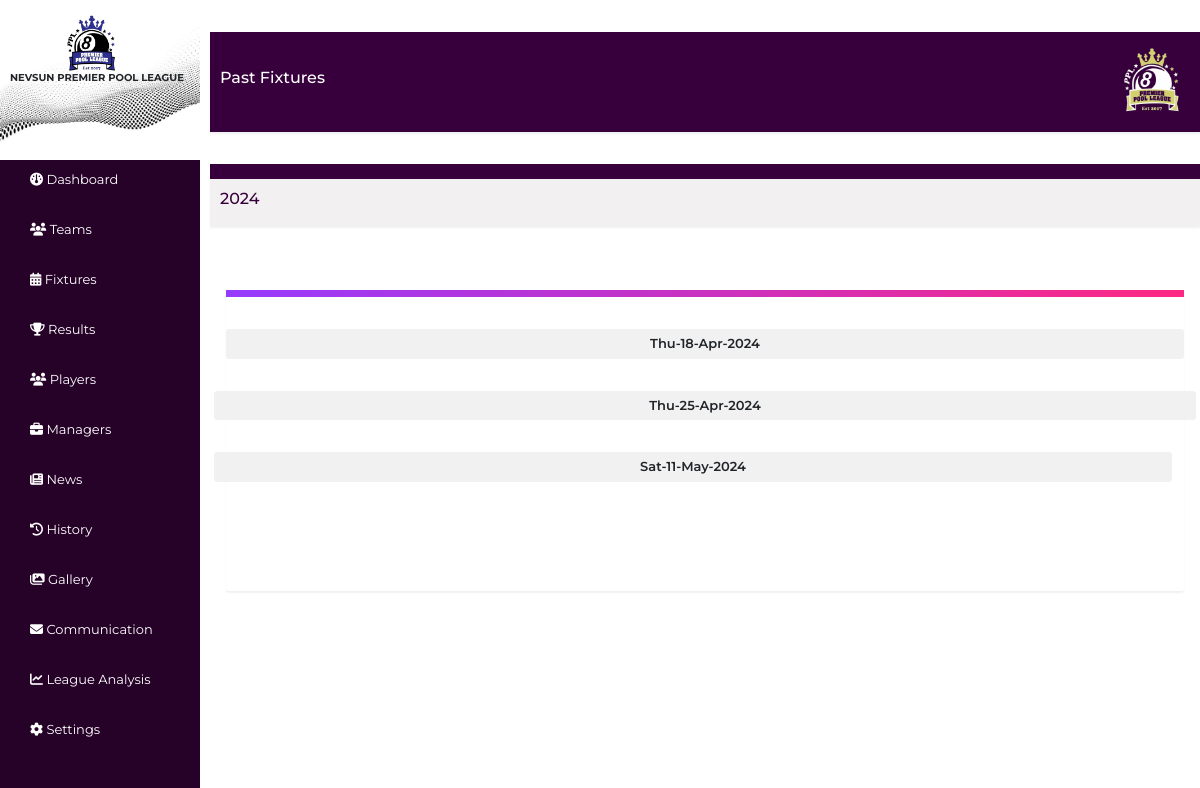
The app's page /Admin/History.php, older data.
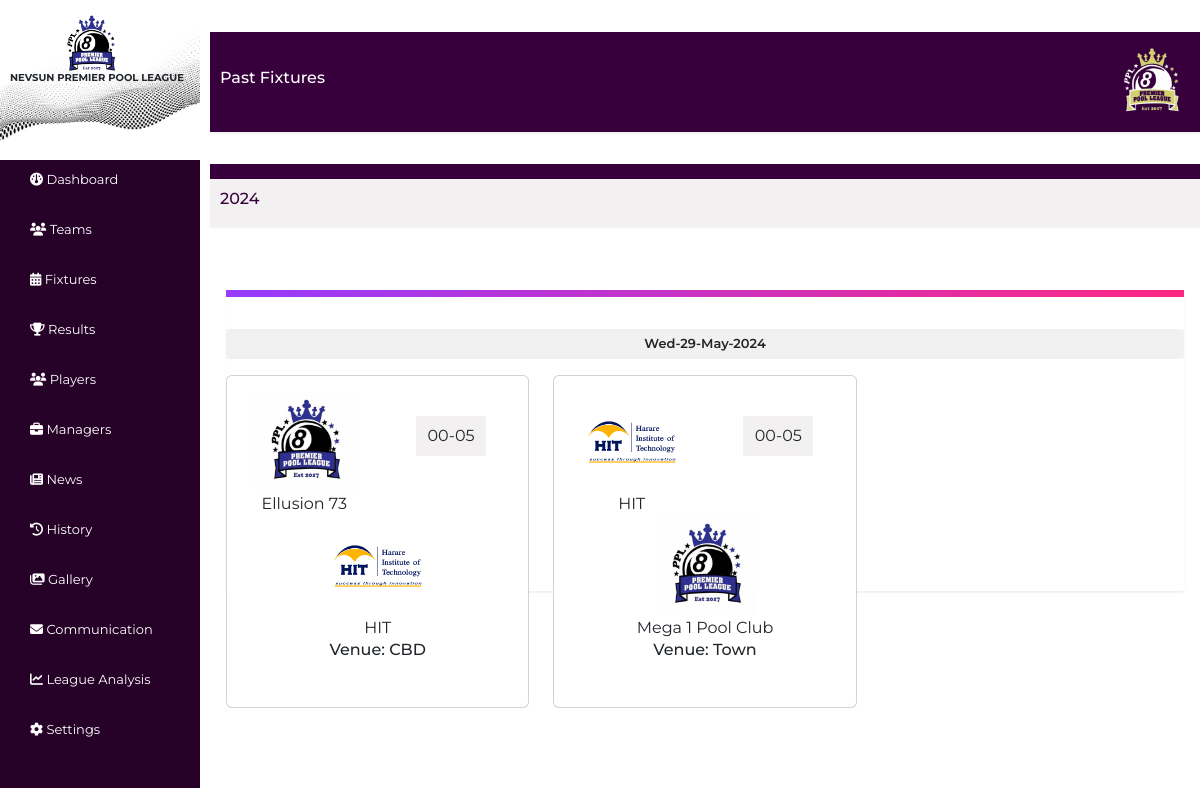
The same page, newer data.
### tables this page shows
CREATE TABLE `old_fixtures` (
  `id` int(11) NOT NULL,
  `team1id` int(11) NOT NULL,
  `team2id` int(11) NOT NULL,
  `date` datetime NOT NULL,
  `venue` varchar(25) NOT NULL
);

CREATE TABLE `clubs` (
  `id` int(11) NOT NULL,
  `name` varchar(30) NOT NULL,
  `estdate` datetime NOT NULL,
  `location` varchar(30) NOT NULL,
  `numplayers` int(11) NOT NULL,
  `logo` varchar(30) NOT NULL
);

### Admin/History.php (the view, shortened to what this page needs)
<?php
include './adminHeader.php';
require_once('../databaseConn.php');
function getTeamLogo($logoFileName)
{
    $logoPath = "../Admin/images/uploads/" . $logoFileName;
    if (file_exists($logoPath)) {
        return $logoPath;
    } else {
        return "../Admin/images/default_logo.png";
    }
}
?>
<div class="" style="margin-left: 200px;">
    <div class="clubsSection section" id="clubs" style="margin-left: 10px;">
        <div class="sectionHeader flex">
            <div class="seasonYear">
                <h6>Past Fixtures</h6>
            </div>
            <div class="logoDiv">
                <img src="../static/images/logo.png" alt="Logo Image">
            </div>
        </div>
        <div style="width: 100%; height:15px;background-color:#37003c;"></div>
        <div class="sectionHeader flex" style="background-color: #f3f0f2;">
            <div class="seasonYear">
                <h6 style="color:#37003c; text-align:center;"><?php $currentYear = date('Y');
                                                                echo $currentYear; ?></h6>
            </div>
        </div>
        <div class="section fixturesSection container">
            <div class="sectionContainer">
                <div class="sectionContent  grid">
                    <div class="fixtureDiv borderTop">
                        <?php
                        $sql = "SELECT DISTINCT date FROM `fixtures`";
                        $result = mysqli_query($conn, $sql);
                        while ($dateRow = mysqli_fetch_assoc($result)) {
                            $selectedDate = $dateRow["date"];
                        ?>
                            <div class="date">
                                <?php echo date('D-d-M-Y', strtotime($selectedDate)); ?>
                            </div>
                            <div class="row" style="height: 200px;">
                                <?php
                                $sql = "SELECT f.id, c1.name AS team1_name, c1.logo AS team1_logo, c2.name AS team2_name, c2.logo AS team2_logo, f.date, f.venue
                                FROM old_fixtures f
                                INNER JOIN clubs c1 ON f.team1id = c1.id
                                INNER JOIN clubs c2 ON f.team2id = c2.id
                                WHERE f.date = '$selectedDate';";
                                $fixtureResult = mysqli_query($conn, $sql);
                                while ($row = mysqli_fetch_assoc($fixtureResult)) {
                                ?>
                                    <?php
                                    $team1_logo = getTeamLogo($row["team1_logo"]);
                                    $team2_logo = getTeamLogo($row["team2_logo"]);
                                    ?>
                                    <div class="col-md-4">
                                        <div class="card" style="margin-bottom: 15px;">
                                            <div class="card-body">
                                                <div class="row">
                                                    <div class="col">
                                                        <img src="<?php echo $team1_logo; ?>" alt="" style="width: 100px;">
                                                        <div class="team-name"><?php echo $row["team1_name"]; ?></div>
                                                    </div>
                                                    <div class="col game-time" style="text-align: center;">
                                                        <div class="mt-4 pt-2 ml-2" style="background-color: #f3f0f2; height:40px; width:70px; margin:0 auto;">
                                                            <?php echo date('H-m', strtotime($row["date"])); ?>
                                                        </div>
                                                    </div>
                                                    <div class="col">
                                                        <img src="<?php echo $team2_logo; ?>" alt="" style="width: 100px;">
                                                        <div class="team-name"><?php echo $row["team2_name"]; ?></div>
                                                    </div>
                                                </div>
                                                <div class="row" style="text-align: center;">
                                                    <h6>Venue: <?php echo $row["venue"]; ?></h6>
                                                </div>
                                                <br>
                                            </div>
                                        </div>
                                    </div>
                            <?php
                                }
                            }
                            ?>
                            </div>
                    </div>
                </div>
            </div>
        </div>
    </div>
</div>

Row changes from the older to the newer data that the page shows:
added old_fixtures: clubs.logo (picture), clubs.name "Ellusion 73", date "00-05", clubs.name "HIT", venue "CBD"
added old_fixtures: clubs.logo (picture), clubs.name "HIT", date "00-05", clubs.name "Mega 1 Pool Club", venue "Town"
Text that changed along with them:
new list line: "Wed-29-May-2024"
list line gone: "Thu-18-Apr-2024"
list line gone: "Thu-25-Apr-2024"
list line gone: "Sat-11-May-2024"
